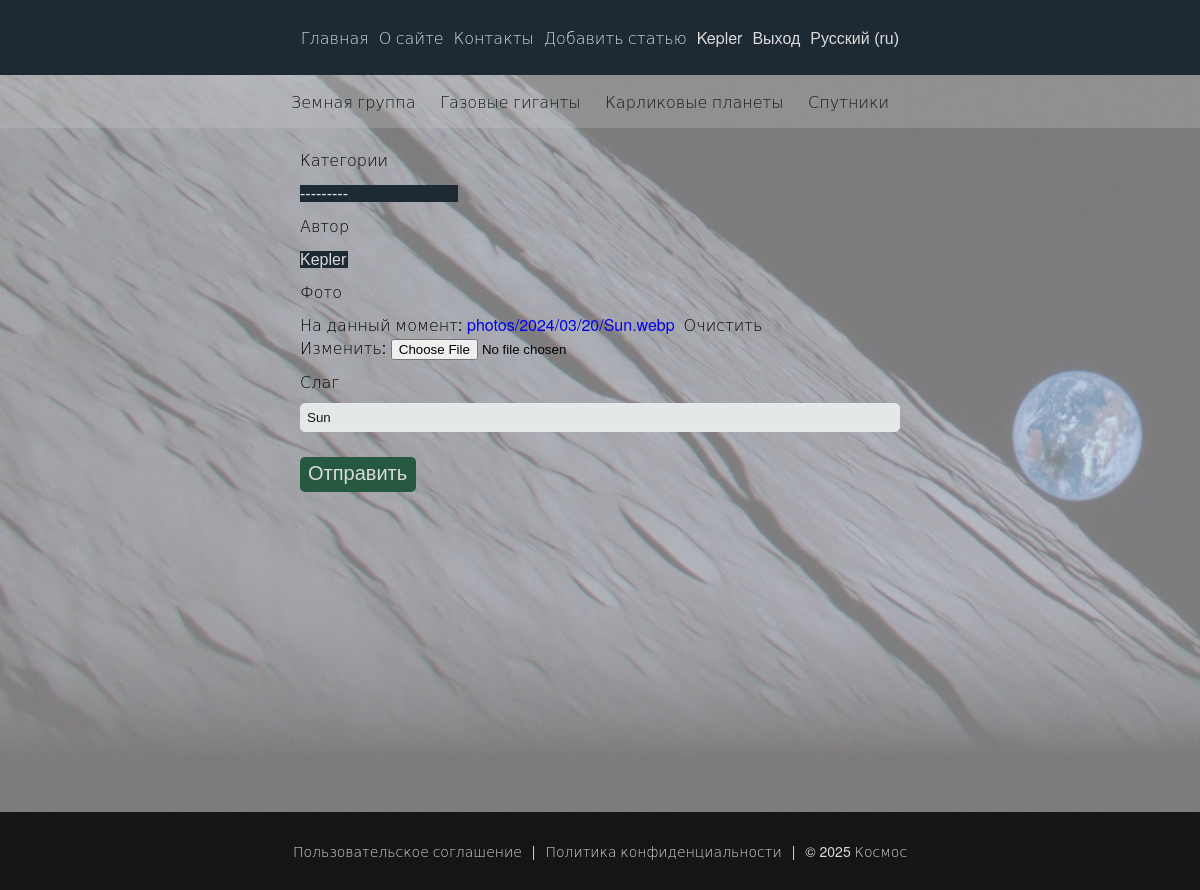
Screenshot of /users/edit/Sun/ (signed in) with the database file from the repository.
### users/models.py (models this page shows)
class User(AbstractUser):
    photo = models.ImageField(upload_to='users/%Y/%m/%d/', blank=True, null=True, verbose_name=_('Photo'))
    first_name = models.TextField(blank=True, null=True, verbose_name=_('Name'))
    last_name = models.TextField(blank=True, null=True, verbose_name=_('Surname'))
    date_birth = models.DateTimeField(blank=True, null=True, verbose_name=_('Date of birth'))

### base/models.py (models this page shows, shortened)
class Category(models.Model):
    cat_name = models.CharField(max_length=100, db_index=True, verbose_name=_('Category'))
    cat_slug = models.SlugField(max_length=255, unique=True, db_index=True)
    objects = models.Manager()
    class Meta:
        verbose_name = _('category')
        verbose_name_plural = _('Categories')
    def __str__(self):
        return self.cat_name
    def get_absolute_url(self):
        return reverse('category', kwargs={'cat_slug': self.cat_slug})

class Content(models.Model):
    header = models.CharField(max_length=255, verbose_name=_('Header'))
    post = models.TextField(blank=True, verbose_name=_('Content'))
    slug = models.SlugField(max_length=255, unique=True, db_index=True, verbose_name=_('Slug'))
    photo = models.ImageField(
        upload_to="photos/%Y/%m/%d/", default=None, blank=True, null=True, verbose_name=_('Photo')
    )
    author = models.ForeignKey(
        get_user_model(), on_delete=models.SET_NULL, related_name='content',
        null=True, default=None, verbose_name=_('Author')
    )
    category = models.ForeignKey(
        'Category', on_delete=models.PROTECT, related_name='content', null=True, verbose_name=_('Categories')
    )
    time_create = models.DateTimeField(auto_now_add=True, verbose_name=_('Creation time'))
    time_update = models.DateTimeField(auto_now=True, verbose_name=_('Time of change'))
    is_published = models.BooleanField(default=True, verbose_name=_('Status'))
    objects = models.Manager()
    published = PublishManager()
    class Meta:
        verbose_name = _('object')
        verbose_name_plural = _('Objects')

### users/views.py (the view)
# urls.py: path('edit/<slug:slug>/', views.UpdatePost.as_view(), name='edit'),
class UpdatePost(PermissionRequiredMixin, LoginRequiredMixin, UpdateView):
    model = get_content_model()
    fields = ['header_ru', 'header_en', 'post_ru', 'post_en', 'category', 'author', 'photo', 'slug']
    template_name = 'users/add_post.html'
    permission_required = 'users.change_users'
    extra_context = {'title': _('Edit article'), 'page_header': _('Edit article')}

### base/templatetags/base_tags.py (called while the page is built)
@register.inclusion_tag('base/category.html')
def get_category(selected=0):
    category = Category.objects.all()
    return {'category': category, 'selected': selected}

### users/templates/users/add_post.html (shortened to what this page needs)
{% extends 'base.html' %}
{% load i18n %}
{% block content %}
<div class="form-shell">
    <form method="POST" enctype="multipart/form-data" class="form-label">
        {% for i in form %}
        <label class="label-form" for="{{i.id_for_label}}">{{i.label}}</label>{{i}}
        {% endfor %}
        <section class="button-wrapper">
            <button class="button" type="submit">{% trans 'Send' %}</button>
        </section>
    </form>
</div>
{% endblock %}

### templates/base.html (shortened to what this page needs)
<!DOCTYPE html>
<html lang="ru">
{% load static %}
{% load base_tags %}
{% load i18n %}
<head>
    <link type="text/css" rel="stylesheet" href="{% static 'base/css/styles.css' %}">
</head>
<body id="page">
    <header class="head">
        <nav class="center-menu">
            <a class="link-white" href="{% url 'home' %}">{% trans 'Home' %}</a>
            <a class="link-white" href="{% url 'about' %}">{% trans 'About' %}</a>
            <a class="link-white" href="{% url 'contact' %}">{% trans 'Contact' %}</a>
            {% if user.is_authenticated %}
            {% if perms.users.change_users %}
            <a class="link-white" href="{% url 'users:add_post' %}">{% trans 'Add article' %}</a>
            {% endif %}
            <a class="link-white" href="{% url 'users:profile' %}">{{user.username}}</a>
            <form method="post" action="{% url 'users:logout' %}">
                <button type="submit" class="button-head">{% trans 'Logout' %}</button>
            </form>
            {% endif %}
            <form action="{% url 'set_language' %}" method="post">
                <select name="language" onchange="this.form.submit()">
                    {% get_current_language as LANGUAGE_CODE %}
                    {% get_available_languages as LANGUAGES %}
                    {% get_language_info_list for LANGUAGES as languages %}
                    {% for language in languages %}
                        <option value="{{ language.code }}" {% if language.code == LANGUAGE_CODE %} selected{% endif %}>
                            {{ language.name_local }} ({{ language.code }})
                        </option>
                    {% endfor %}
                </select>
            </form>
        </nav>
    </header>
    <section class="categories">
        {% get_category selected %}
    </section>
    <main class="content">
        <section class="center-shell">
            {% block content %}{% endblock %}
        </section>
    </main>
    <footer class="footer">
        <nav class="center-menu">
            <a class="link-white" href="{% url 'terms' %}">{% trans 'Terms of Use' %}</a>
            <article class="author">|</article>
            <a class="link-white" href="{% url 'privacy' %}">{% trans 'Privacy & Security' %}</a>
            <article class="author">|</article>
            <article class="author">&copy; 2025 {% trans 'Space' %}</article>
        </nav>
    </footer>
</body>
</html>

### base/templates/base/category.html
<section>
    {% for i in category %}
    {% if i.id == selected %}
    <a class="link-dark">{{ i.cat_name }}</a>
    {% else %}
    <a class="link-dark" href="{{ i.get_absolute_url }}">{{ i.cat_name }}</a>
    {% endif %}
    {% endfor %}
</section>

### base/static/base/css/styles.css (style rules this page uses)
* { margin: 0; padding: 0; text-decoration: none; outline: none; box-sizing: border-box; appearance: none; }
:root { --background-color: #141517; --dark-color: #141517; --white-color: #dbdbdb; --head-color: #1d2933; --content-color: rgba(204, 204, 204, 0.6); --footer-color: #141517; --font-size-head: 16px; --font-size-content: 18px; --font-size-footer: 14px; --font-size-large: 1.8em; --font-size-medium: 1.5em; --font-size-small: 1.2em; --font-size-mini: 0.9em; --margin-large: 30px; --margin-medium: 25px; --margin-small: 20px; --margin-mini: 15px; --padding-large: 29px; --padding-medium: 26px; --padding-small: 20px; --padding-mini: 15px; --max-width-content: 1000px; --max-width-form: 800px; --max-width-image: 350px; --width: 100%; }
html, body { height: 100%; font-family: 'Helvetica Neue', 'DejaVu Sans Light', sans-serif; background: var(--background-color) url('../images/background_image.webp') no-repeat center top; background-size: cover; }
#page { display: flex; flex-direction: column; min-height: 100vh; }
.center-menu { display: flex; justify-content: center; align-items: center; gap: 10px; }
.head { padding: var(--padding-medium) 0; background: var(--head-color); font-size: var(--font-size-head); }
.categories { display: flex; justify-content: center; padding: var(--padding-mini) 0; background: rgba(204, 204, 204, 0.7); font-size: var(--font-size-head); }
.content { flex: 1; padding: var(--padding-small); overflow-y: auto; min-height: calc(100vh - 116px); background: var(--content-color); }
.footer { padding: var(--padding-large) 0; background: var(--footer-color); font-size: var(--font-size-footer); }
.center-shell { display: flex; flex-direction: column; align-items: center; }
.form-shell { max-width: var(--max-width-form); width: var(--width); }
.button-wrapper { display: flex; justify-content: flex-start; margin-top: var(--margin-medium); }
.button-head { background: #1d2933; font-size: 16px; color: #dbdbdb; border: none; transition: background-color 0.3s, color 0.3s; cursor: pointer; }
.link-white { color: var(--white-color); transition: background-color 0.3s, color 0.3s; }
.link-dark { color: var(--dark-color); padding-right: var(--padding-small); transition: background-color 0.3s, color 0.3s; cursor: pointer; }
.author { color: var(--white-color); }
.button { background: #275940; padding: 5px 9px 7px 8px; font-size: 20px; color: #dbdbdb; border: none; border-radius: 5px; transition: background-color 0.3s, color 0.3s; cursor: pointer; }
select { background: #1d2933; font-size: 16px; color: #dbdbdb; border: none; transition: background-color 0.3s, color 0.3s; cursor: pointer; }
.label-form { display: flex; padding: 10px 0; }
input[type="text"], input[type="email"], input[type="password"], textarea { width: 100%; padding: 6px; border: 1px solid #e6e9ea; border-radius: 5px; background-color: #e5e8e9; color: #141517; }
@media screen and (max-width: 1300px) { .content { padding: 10px; } }
@media screen and (max-width: 1300px) { .form-shell { max-width: 600px; } }

### rows the page displays
User: username "Kepler"
Category: cat_name "Земная группа"
Category: cat_name "Газовые гиганты"
Category: cat_name "Карликовые планеты"
Category: cat_name "Спутники"
Content: form "---------" "Kepler" "Sun"

### other values shown
{{ i.label }} "Категории" "Автор" "Фото" "Слаг"
form field language "Русский (ru)"
